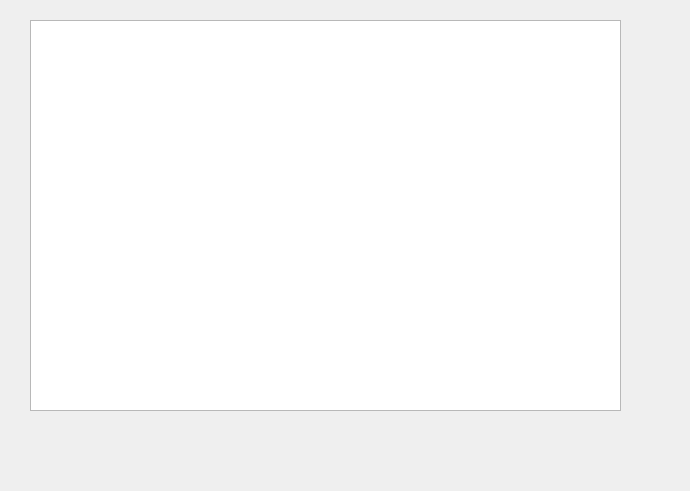
<?xml version="1.0" encoding="UTF-8"?>
<ui version="4.0">
 <class>Widget</class>
 <widget class="QWidget" name="Widget">
  <property name="geometry">
   <rect>
    <x>0</x>
    <y>0</y>
    <width>690</width>
    <height>491</height>
   </rect>
  </property>
  <property name="windowTitle">
   <string>Widget</string>
  </property>
  <widget class="QTextEdit" name="textEdit">
   <property name="geometry">
    <rect>
     <x>30</x>
     <y>20</y>
     <width>591</width>
     <height>391</height>
    </rect>
   </property>
  </widget>
 </widget>
 <layoutdefault spacing="6" margin="11"/>
 <resources/>
 <connections/>
</ui>
